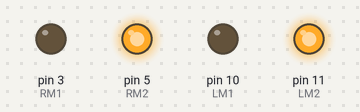
Simulated run of this sketch. Board: Arduino Uno, built with avr-gcc and run on an emulated ATmega328P. Shown: output pins drawn as LEDs (lit = HIGH).

Above: at 0.1 s.
Timing chart, 0 to 1.6 s (numbered marks = the images above):
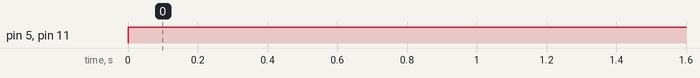

The sketch:

line_follower.ino
```cpp
int LM1=10;
int LM2=11;
int RM1=3;
int RM2=5;
int LS=0;
int RS=0;

void setup()
{
  pinMode(LS, INPUT);
  pinMode(RS, INPUT);
  pinMode(LM1, OUTPUT);
  pinMode(LM2, OUTPUT);
  pinMode(RM1, OUTPUT);
  pinMode(RM2, OUTPUT);
}

void loop()
{


  digitalWrite(LM1,LOW);
  digitalWrite(LM2,HIGH);
  digitalWrite(RM1,LOW);
  digitalWrite(RM2,HIGH);


}
```

Measured:
- by itself, pin 5 (RM2), pin 11 (LM2): LOW → HIGH at 0.00 s
